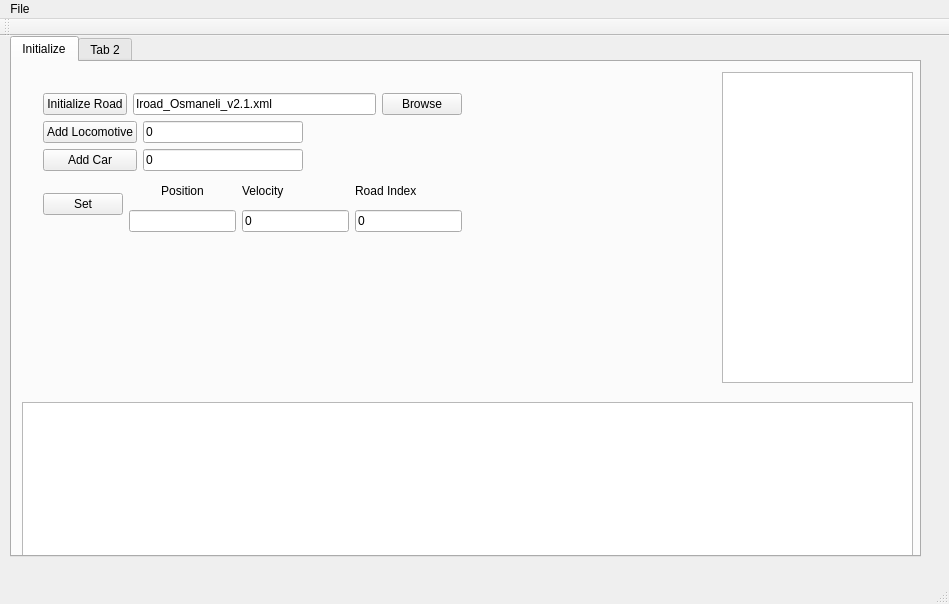
<?xml version="1.0" encoding="UTF-8"?>
<ui version="4.0">
 <class>MainWindow</class>
 <widget class="QMainWindow" name="MainWindow">
  <property name="geometry">
   <rect>
    <x>0</x>
    <y>0</y>
    <width>949</width>
    <height>604</height>
   </rect>
  </property>
  <property name="windowTitle">
   <string>MainWindow</string>
  </property>
  <widget class="QWidget" name="centralWidget">
   <widget class="QTabWidget" name="tabWidget">
    <property name="geometry">
     <rect>
      <x>10</x>
      <y>0</y>
      <width>911</width>
      <height>521</height>
     </rect>
    </property>
    <property name="currentIndex">
     <number>0</number>
    </property>
    <widget class="QWidget" name="init">
     <attribute name="title">
      <string>Initialize</string>
     </attribute>
     <widget class="QListWidget" name="train_list">
      <property name="geometry">
       <rect>
        <x>710</x>
        <y>10</y>
        <width>191</width>
        <height>311</height>
       </rect>
      </property>
     </widget>
     <widget class="QPlainTextEdit" name="log_out">
      <property name="geometry">
       <rect>
        <x>10</x>
        <y>340</y>
        <width>891</width>
        <height>161</height>
       </rect>
      </property>
      <property name="readOnly">
       <bool>true</bool>
      </property>
     </widget>
     <widget class="QWidget" name="layoutWidget">
      <property name="geometry">
       <rect>
        <x>20</x>
        <y>20</y>
        <width>441</width>
        <height>161</height>
       </rect>
      </property>
      <layout class="QVBoxLayout" name="verticalLayout_7">
       <item>
        <layout class="QVBoxLayout" name="verticalLayout_3">
         <item>
          <layout class="QHBoxLayout" name="horizontalLayout">
           <item>
            <widget class="QPushButton" name="init_road">
             <property name="text">
              <string>Initialize Road</string>
             </property>
            </widget>
           </item>
           <item>
            <widget class="QLineEdit" name="road_name">
             <property name="text">
              <string>Iroad_Osmaneli_v2.1.xml</string>
             </property>
            </widget>
           </item>
           <item>
            <widget class="QPushButton" name="browse_road">
             <property name="text">
              <string>Browse</string>
             </property>
            </widget>
           </item>
          </layout>
         </item>
         <item>
          <layout class="QHBoxLayout" name="horizontalLayout_2">
           <item>
            <layout class="QVBoxLayout" name="verticalLayout">
             <item>
              <widget class="QPushButton" name="add_loco">
               <property name="text">
                <string>Add Locomotive</string>
               </property>
              </widget>
             </item>
             <item>
              <widget class="QPushButton" name="add_car">
               <property name="text">
                <string>Add Car</string>
               </property>
              </widget>
             </item>
            </layout>
           </item>
           <item>
            <layout class="QVBoxLayout" name="verticalLayout_2">
             <item>
              <widget class="QLineEdit" name="loco_type">
               <property name="text">
                <string>0</string>
               </property>
              </widget>
             </item>
             <item>
              <widget class="QLineEdit" name="car_type">
               <property name="text">
                <string>0</string>
               </property>
              </widget>
             </item>
            </layout>
           </item>
           <item>
            <spacer name="horizontalSpacer">
             <property name="orientation">
              <enum>Qt::Horizontal</enum>
             </property>
             <property name="sizeHint" stdset="0">
              <size>
               <width>88</width>
               <height>20</height>
              </size>
             </property>
            </spacer>
           </item>
          </layout>
         </item>
        </layout>
       </item>
       <item>
        <layout class="QHBoxLayout" name="horizontalLayout_3">
         <item>
          <widget class="QPushButton" name="set_poisition">
           <property name="text">
            <string>Set</string>
           </property>
          </widget>
         </item>
         <item>
          <layout class="QVBoxLayout" name="verticalLayout_4">
           <item>
            <widget class="QLabel" name="poslabel">
             <property name="text">
              <string>Position</string>
             </property>
             <property name="alignment">
              <set>Qt::AlignCenter</set>
             </property>
            </widget>
           </item>
           <item>
            <widget class="QLineEdit" name="pos_value"/>
           </item>
          </layout>
         </item>
         <item>
          <layout class="QVBoxLayout" name="verticalLayout_5">
           <item>
            <widget class="QLabel" name="label">
             <property name="text">
              <string>Velocity</string>
             </property>
            </widget>
           </item>
           <item>
            <widget class="QLineEdit" name="vel_value">
             <property name="text">
              <string>0</string>
             </property>
            </widget>
           </item>
          </layout>
         </item>
         <item>
          <layout class="QVBoxLayout" name="verticalLayout_6">
           <item>
            <widget class="QLabel" name="label_2">
             <property name="text">
              <string>Road Index</string>
             </property>
            </widget>
           </item>
           <item>
            <widget class="QLineEdit" name="road_index_value">
             <property name="text">
              <string>0</string>
             </property>
            </widget>
           </item>
          </layout>
         </item>
        </layout>
       </item>
      </layout>
     </widget>
     <zorder>layoutWidget</zorder>
     <zorder>train_list</zorder>
     <zorder>log_out</zorder>
    </widget>
    <widget class="QWidget" name="tab_2">
     <attribute name="title">
      <string>Tab 2</string>
     </attribute>
     <widget class="QMdiArea" name="plotArea">
      <property name="geometry">
       <rect>
        <x>199</x>
        <y>9</y>
        <width>701</width>
        <height>471</height>
       </rect>
      </property>
     </widget>
     <widget class="QPushButton" name="start">
      <property name="geometry">
       <rect>
        <x>50</x>
        <y>50</y>
        <width>81</width>
        <height>22</height>
       </rect>
      </property>
      <property name="text">
       <string>Start</string>
      </property>
     </widget>
    </widget>
   </widget>
  </widget>
  <widget class="QMenuBar" name="menuBar">
   <property name="geometry">
    <rect>
     <x>0</x>
     <y>0</y>
     <width>949</width>
     <height>19</height>
    </rect>
   </property>
   <widget class="QMenu" name="menuFile">
    <property name="title">
     <string>File</string>
    </property>
    <addaction name="actionAdd_Plot"/>
   </widget>
   <addaction name="menuFile"/>
  </widget>
  <widget class="QToolBar" name="mainToolBar">
   <attribute name="toolBarArea">
    <enum>TopToolBarArea</enum>
   </attribute>
   <attribute name="toolBarBreak">
    <bool>false</bool>
   </attribute>
  </widget>
  <widget class="QStatusBar" name="statusBar"/>
  <action name="actionAdd_Plot">
   <property name="text">
    <string>add Plot</string>
   </property>
  </action>
 </widget>
 <layoutdefault spacing="6" margin="11"/>
 <resources/>
 <connections/>
</ui>
